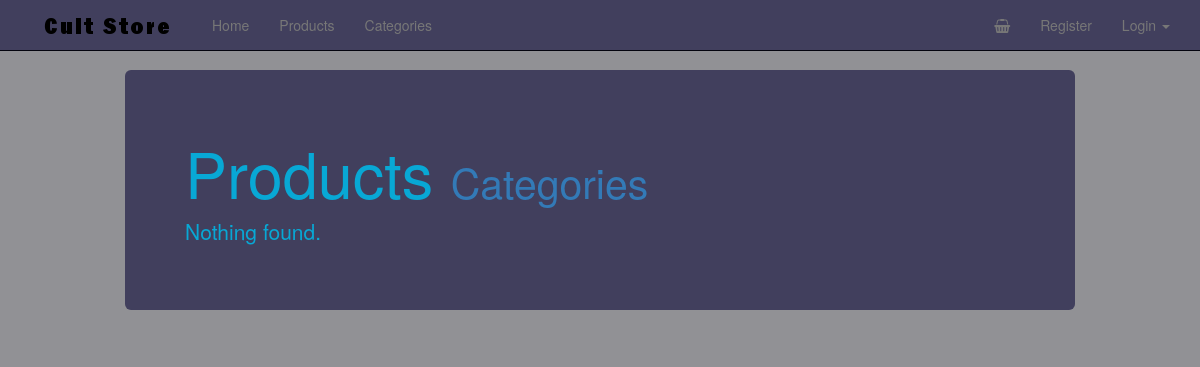
/categories/, run on an earlier commit of the app's database.
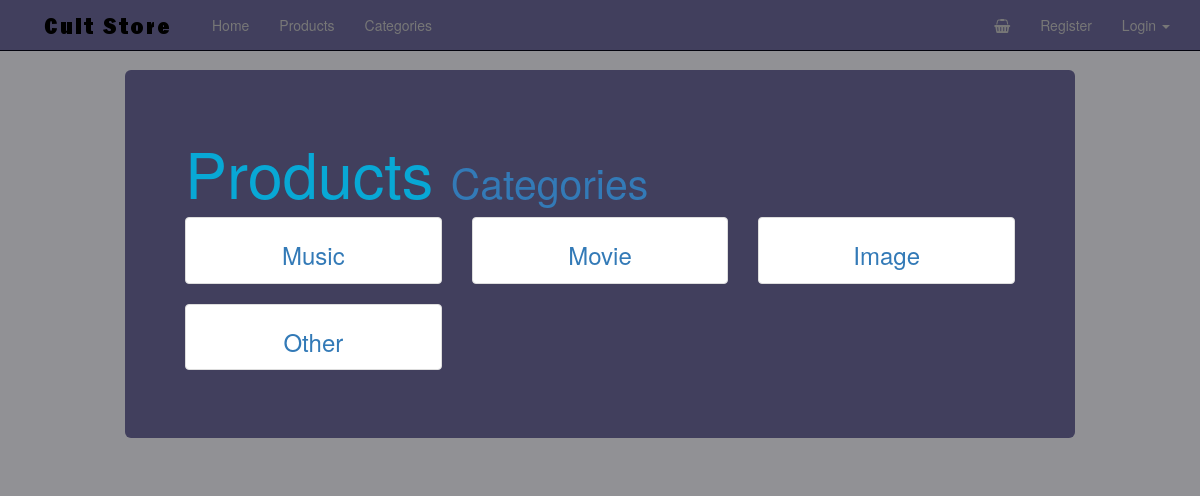
And on a later commit of the database.
### products/models.py (models this page shows, shortened)
class Category(models.Model):
    title = models.CharField(max_length=120, unique=True)
    slug = models.SlugField(blank=True, unique=True)
    class Meta:
        verbose_name_plural = "Categories"
    def get_absolute_url(self):
        return reverse("categories:detail", kwargs={"slug": self.slug})

### products/views.py (the view)
class CategoryListView(ListView):
    model = Category
    template_name = "products/product_list.html"

### templates/products/product_list.html
{% extends 'base.html' %}
{% load crispy_forms_tags %}
{% block content %}
    <div class="col-sm-10 col-sm-offset-1 jumbotron">
        <h1>Products <small><a href="{% url 'categories:list' %}">Categories</a></small></h1>
        {% if object_list.count == 0 %}
            <p class="lead">Nothing found.</p>
        {% else %}
            {% include "products/products.html" with object_list=object_list %}
        {% endif %}
    </div>
{% endblock %}

### templates/base.html (shortened to what this page needs)
{% load staticfiles %}
<!DOCTYPE html>
<html lang="en">
<head>
    {% include "head_css.html" %}
</head>
<body>
{% include "navbar.html" %}
<div class="container">
    {% block content %}{% endblock %}
</div>
</body>
</html>

### templates/head_meta.html (shortened to what this page needs)
{% load staticfiles %}

### templates/head_css.html (shortened to what this page needs)
{% load staticfiles %}
<link rel="stylesheet" href="{% static 'css/bootstrap.min.css' %}">
<link rel="stylesheet" href="{% static 'css/navbar-static-top.css' %}">
<link rel="stylesheet" href="{% static 'css/custom.css' %}">
<link rel="stylesheet" href="//maxcdn.bootstrapcdn.com/font-awesome/4.7.0/css/font-awesome.min.css">

### templates/extra_head_info.html
{% load staticfiles %}

### templates/navbar.html (shortened to what this page needs)
{% load staticfiles %}
<nav class="navbar navbar-default navbar-static-top">
    <div class="container">
        <div class="navbar-header">
            <a class="navbar-brand" href="{% url 'home' %}"><img src="{% static 'img/cult_store.png' %}" /></a>
        </div>
        <div id="navbar" class="navbar-collapse collapse">
            <ul class="nav navbar-nav">
                <li><a href="{% url 'products:list' %}">Home</a></li>
                <li><a href="{% url 'products:list' %}">Products</a></li>
                <li><a href="{% url 'categories:list' %}">Categories</a></li>
            </ul>
            <ul class="nav navbar-nav navbar-right">
                <li>
                    <a href="#">
                        <i class="fa fa-shopping-basket fa-navbar-basket"></i>
                    </a>
                </li>
                {% if request.user.is_authenticated %}
                    <li><a href="{% url 'auth_logout' %}">Logout</a></li>
                {% else %}
                    <li>
                        <a href="{% url 'registration_register' %}">Register</a>
                    </li>
                    {% if not request.user.is_authenticated and not "/accounts/login" in request.get_full_path %}
                        <li class="dropdown">
                            <a href="#" class="dropdown-toggle" data-toggle="dropdown"
                               role="button" aria-expanded="false">
                                Login
                                <span class="caret"></span>
                            </a>
                        </li>
                    {% endif %}
                {% endif %}
            </ul>
        </div>
    </div>
</nav>

### templates/products/products.html
<div class="row">
    {% for obj in object_list %}
        <div class="col-xs-4 {{ col_class_set }}">
            {% include "products/product_thumbnail.html" with obj=obj price="True" %}
        </div>
        {% if not col_class_set %}
            {% cycle "" "" "</div><div class='row'>" %}
        {% endif %}
    {% endfor %}
</div>

### templates/products/product_thumbnail.html (shortened to what this page needs)
<div class="thumbnail text-center">
    <h3><a href="{{ obj.get_absolute_url }}">{{ obj.title }}</a></h3>
</div>

### templates/javasrcipt.html (shortened to what this page needs)
{% load staticfiles %}

### static_in_pro/our_static/css/navbar-static-top.css (style rules this page uses)
body { min-height: 1000px; background-color: #919195; }
.navbar-static-top { margin-bottom: 19px; background-color: #413F5D; border-color: #04040F; }
.navbar-default .navbar-brand { color: #FFF; }

### static_in_pro/our_static/css/custom.css (style rules this page uses)
.jumbotron { background-color: #413F5D; color: #08a8d5; }

What changed in the data, as far as the page shows it:
added Category: title "Music"
added Category: title "Movie"
added Category: title "Image"
added Category: title "Other"
Also different on the page:
text no longer shown: "Nothing found."
